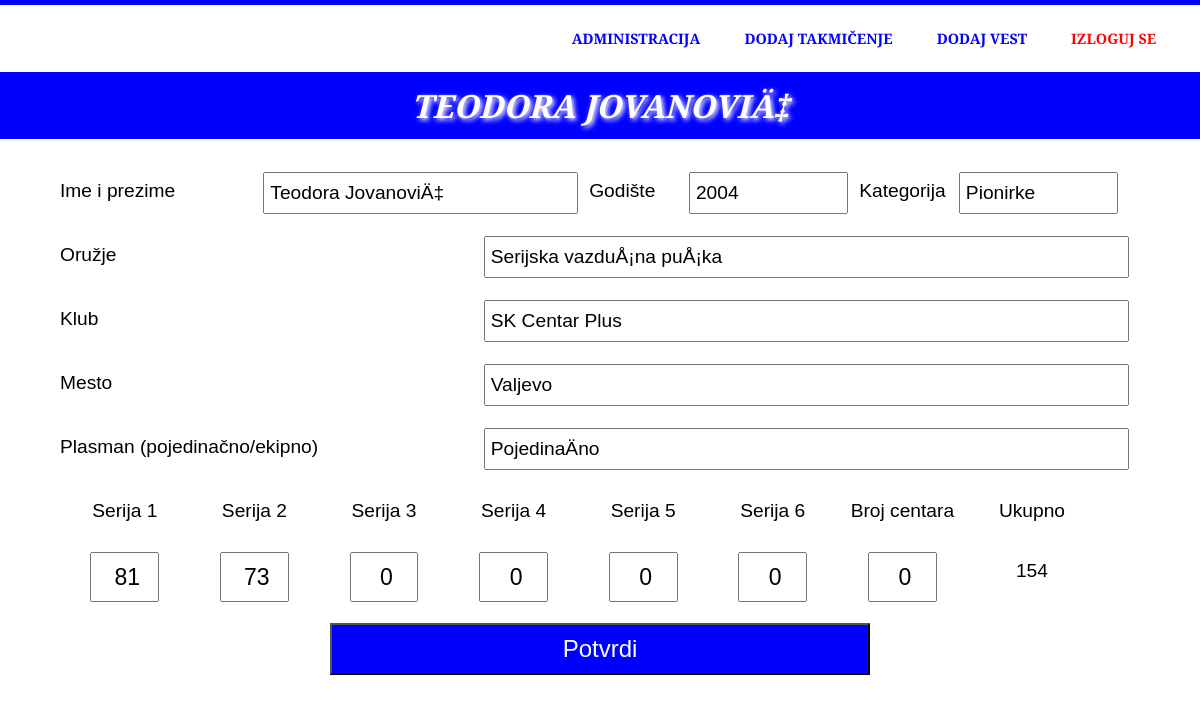
The page /admin/editTakmicara.php?table=34_takmicenje_12455025&idTakmicara=83&idTakmicenja=34 (signed in) on the database its author committed.
### tables this page shows
CREATE TABLE `34_takmicenje_12455025` (
  `id` int(5) NOT NULL,
  `takmicar` varchar(50) NOT NULL,
  `godiste` int(4) NOT NULL,
  `kategorija` varchar(20) NOT NULL,
  `plasman` varchar(20) NOT NULL,
  `oruzje` varchar(50) NOT NULL,
  `klub` varchar(50) NOT NULL,
  `mesto` varchar(50) NOT NULL,
  `serija1` int(3) NOT NULL DEFAULT '0',
  `serija2` int(3) NOT NULL DEFAULT '0',
  `serija3` int(3) NOT NULL DEFAULT '0',
  `serija4` int(3) NOT NULL DEFAULT '0',
  `serija5` int(3) NOT NULL DEFAULT '0',
  `serija6` int(3) NOT NULL DEFAULT '0',
  `ukupno` int(3) NOT NULL DEFAULT '0',
  `brojcentara` int(3) NOT NULL DEFAULT '0'
);

### admin/editTakmicara.php (the view, shortened to what this page needs)
<?php
	include "../db/db_kontakt.php";
?>
<!DOCTYPE html>
<html lang="en">
	<head>
		<link rel="stylesheet" href="css/style.css" />
		<link rel="stylesheet" href="css/animation.css" />
	</head>
<?php
		if(@$_SESSION['admin']){
?>
	<body>
		<div id="wrapper">
			<header>
				<menu>
					<ul>
						<li><a href="dashboard.php">Administracija</a></li>
						<li><a href="novoTakmicenje.php">Dodaj takmičenje</a></li>
						<li><a href="novaVest.php?opcija=dodajVest">Dodaj vest</a></li>
						<li class="izlog"><a class="logout" href="logout.php">Izloguj se</a></li>
					</ul>
				</menu>
			</header>
			<div class="image">
				<div class="probaNaslov">
<?php
				if($_GET["table"] and $_GET["idTakmicara"]){
					$id = $_GET["idTakmicara"];
					$table = $_GET["table"];
					$upit = "select takmicar from $table where id='$id'";
					$rez = $db_admin -> query($upit);
					$obj = mysqli_fetch_object($rez);
					$takmicar = $obj -> takmicar;
				}
?>
					<h1><?php echo $takmicar; ?></h1>
				</div>
			</div>
			<div id="main">
				<div class="glavno">
<?php
				$upit = "select * from $table where id='$id'";
				$rez = $db_admin -> query($upit);
				while($obj = mysqli_fetch_object($rez)){
					$takmicar = $obj ->takmicar;
					$godiste = $obj -> godiste;
					$kategorija = $obj -> kategorija;
					$oruzje = $obj -> oruzje;
					$klub = $obj -> klub;
					$mesto = $obj -> mesto;
					$serija1 = $obj -> serija1;
					$serija2 = $obj -> serija2;
					$serija3 = $obj -> serija3;
					$serija4 = $obj -> serija4;
					$serija5 = $obj -> serija5;
					$serija6 = $obj -> serija6;
					$ukupno = $obj -> ukupno;
					$brojCentara = $obj -> brojcentara;
					$plasman = $obj -> plasman;
				}
?>
					<div id="dodavanje">
						<div class="forma">
							<form action="dodajTakmicara.php" method="post">
								<div class="sekcija">
									<section class="ceoTakmicar">
										<label>Ime i prezime</label>
										<input type="text" name="takmicar"  value="<?php echo $takmicar; ?>"/>
									</section>
									<section class="takmicar">
										<label>Godište</label>
										<input type="text" name="godiste"  value="<?php echo $godiste; ?>"/>
									</section>
									<section class="takmicar">
										<label>Kategorija</label>
										<input type="text" name="kategorija"  value="<?php echo $kategorija; ?>"/>
									</section>
								</div>
									<section class="takmicarOstatak">
										<label>Oružje</label>
										<input type="text" name="oruzje" value="<?php echo $oruzje; ?>"/>
									</section>
									<section class="takmicarOstatak">
										<label>Klub</label>
										<input type="text" name="klub" value="<?php echo $klub; ?>"/>
									</section>
									<section class="takmicarOstatak">
										<label>Mesto</label>
										<input type="text" name="mesto" value="<?php echo $mesto; ?>"/>
									</section>
									<section class="takmicarOstatak">
										<label>Plasman (pojedinačno/ekipno)</label>
										<input type="text" name="plasman" value="<?php echo $plasman; ?>"/>
									</section>
									<section class="rezultat">
										<div class="rezSerija">Serija 1</div>
										<div class="rezSerija">Serija 2</div>
										<div class="rezSerija">Serija 3</div>
										<div class="rezSerija">Serija 4</div>
										<div class="rezSerija">Serija 5</div>
										<div class="rezSerija">Serija 6</div>
										<div class="rezSerija">Broj centara</div>
										<div class="rezSerija">Ukupno</div>
									</section>
									<section class="rezultat">
										<div class="rezSerija"><input type="text" name="serija1" value="<?php echo $serija1; ?>" /></div>
										<div class="rezSerija"><input type="text" name="serija2" value="<?php echo $serija2; ?>" /></div>
										<div class="rezSerija"><input type="text" name="serija3" value="<?php echo $serija3; ?>" /></div>
										<div class="rezSerija"><input type="text" name="serija4" value="<?php echo $serija4; ?>" /></div>
										<div class="rezSerija"><input type="text" name="serija5" value="<?php echo $serija5; ?>" /></div>
										<div class="rezSerija"><input type="text" name="serija6" value="<?php echo $serija6; ?>" /></div>
										<div class="rezSerija"><input type="text" name="brojCentara" value="<?php echo $brojCentara; ?>" /></div>
										<div class="rezSerija"><?php echo $ukupno; ?></div>
									</section>
									<section class="submit">
										<input class="button" type="submit" name="izmeni_takmicara" value="Potvrdi" />
									</section>
								</form>
							</div>
						</div>
				</div>
			</div>
		</div>
	</body>
<?php
		}
?>
</html>

### admin/css/style.css (style rules this page uses)
* { padding: 0; margin: 0; transition: all .5s ease; font-family: 'Merriweather Sans', sans-serif; }
body { border-top: 5px solid blue; }
header { color: blue; background-color: white; padding: 1%; overflow: hidden; }
menu { text-align: right; margin-right: 1%; font-size: .9em; margin-right: 1%; }
menu ul { list-style-type: none; }
menu li { display: inline-block; text-align: center; line-height: 2em; }
menu li a { display: block; text-decoration: none; color: blue; line-height: 3em; padding: 0 20px; cursor: pointer; text-transform: uppercase; font-weight: bold; }
menu li a.logout { color: red; }
.image { background-color: blue; }
.image .probaNaslov { color: white; text-align: center; padding: 1% 0; text-transform: uppercase; font-weight: bold; text-shadow: 2px 2px 5px white; font-style: italic; }
#main { background-color: white; }
#main .glavno { width: 100%; max-width: 1080px; margin: 0 auto; }
#dodavanje { text-align: center; width: 100%; margin-top: 2%; }
#dodavanje .forma { width: 100%; margin-top: 2%; }
#dodavanje section { width: 50%; line-height: 2em; float: left; margin: 1% 0; }
#dodavanje label { float: left; width: 45%; font-size: 1.2em; text-align: right; line-height: 2em; margin-right: 1%; }
#dodavanje input { text-align: left; line-height: 2em; font-size: 1.2em; text-indent: 5px; width: 50%; }
#dodavanje .submit { width: 100%; }
#dodavanje .submit { text-align: center; margin-top: 1%; }
#dodavanje .button { text-align: center; background-color: blue; color: white; font-size: 1.5em; text-indent: 0; padding: 0 10%; margin-left: 0; }
#dodavanje .sekcija { width: 100%; overflow: hidden; }
#dodavanje .takmicar { line-height: 2em; float: left; width: 24%; margin-right: 1%; }
#dodavanje .takmicar label { width: 10%; text-align: left; float: left; }
#dodavanje .takmicar input { width: 60%; float: right; }
#dodavanje .ceoTakmicar { line-height: 2em; float: left; width: 48%; margin-right: 1%; }
#dodavanje .ceoTakmicar label { width: 30%; text-align: left; float: left; }
#dodavanje .ceoTakmicar input { width: 60%; float: right; }
#dodavanje .takmicarOstatak { width: 99%; float: left; margin-right: 1%; }
#dodavanje .takmicarOstatak label { width: 30%; text-align: left; float: left; }
#dodavanje .takmicarOstatak input { width: 60%; float: right; }
#dodavanje .rezultat { width: 100%; }
#dodavanje .rezSerija { width: 12%; float: left; font-size: 1.2em; line-height: 2em; }
#dodavanje .rezSerija input { text-align: center; }

### rows shown on the page
34_takmicenje_12455025: takmicar "TEODORA JOVANOVIÄ‡", takmicar "Teodora JovanoviÄ‡", godiste "2004", kategorija "Pionirke", oruzje "Serijska vazduÅ¡na puÅ¡ka", klub "SK Centar Plus", mesto "Valjevo", plasman "PojedinaÄno", serija1 "81", serija2 "73", serija3 "0", serija4 "0", serija5 "0", serija6 "0", brojCentara "0", ukupno "154"
